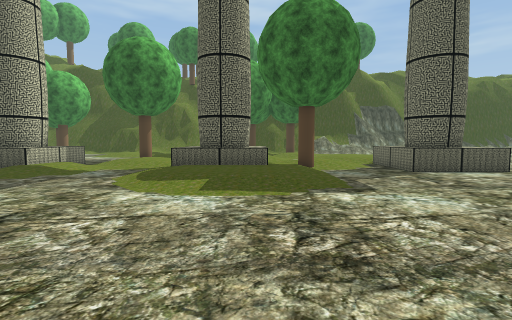
View 1 (above)

19 first-person views from a walk through a Unity game level. The camera is 1.3 m above the floor, tilts 4° down and sees 85° across. The floor is counted in squares, 1 m on a side. Each view is taken from the middle of a square. On the plan, view 1 faces up. The plan holds only what a view shows up to about 13 squares ahead; the rest is blank. The place goes on beyond the plan. Some trees and plants on the terrain are drawn as simple stand-ins.

View 2
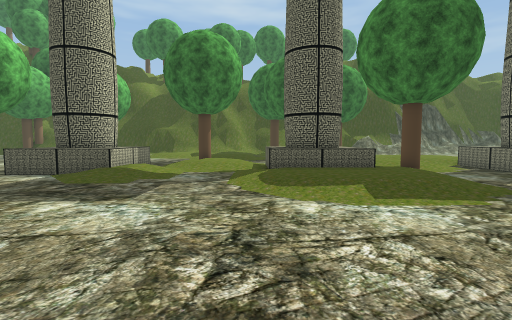

View 3
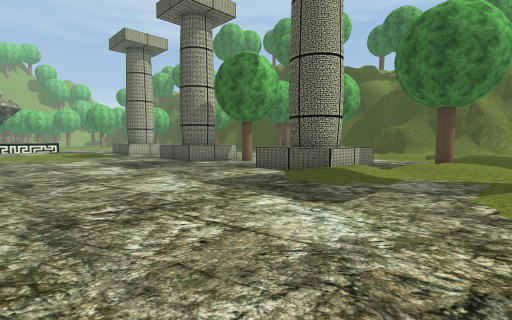

View 4
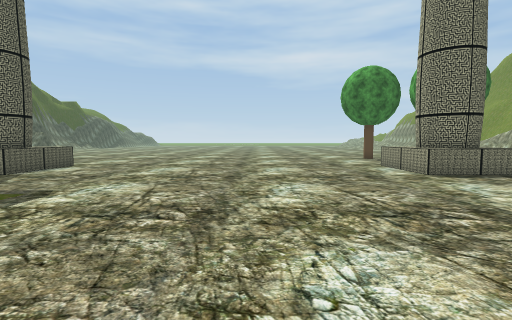

View 5
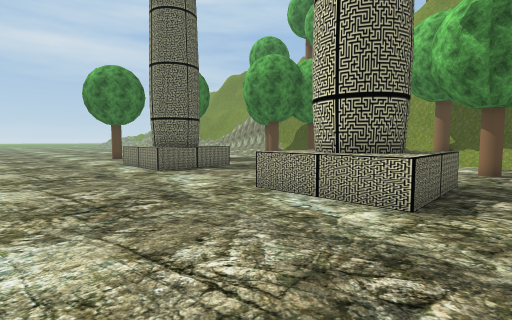

View 6
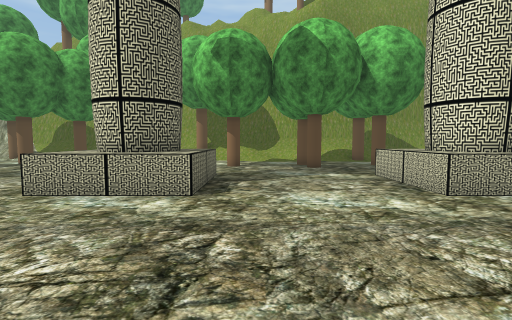

View 7
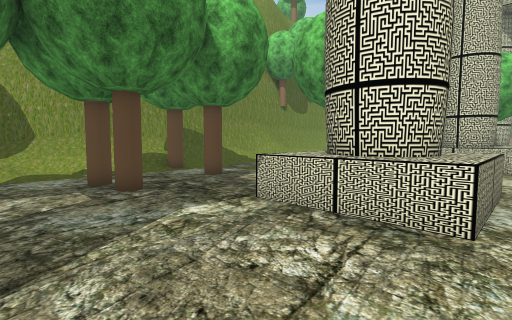

View 8
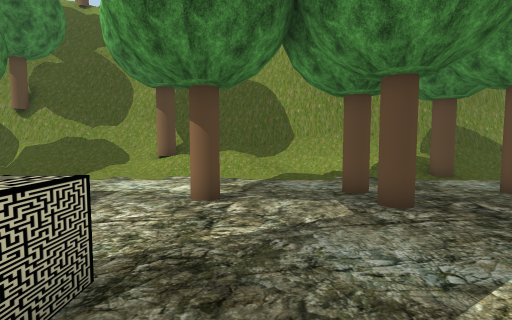

View 9
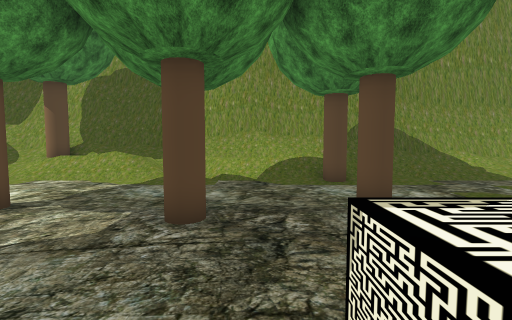

View 10
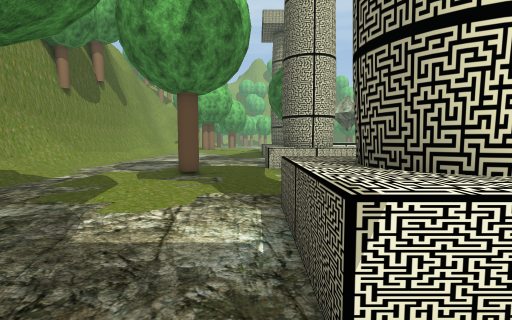

View 11
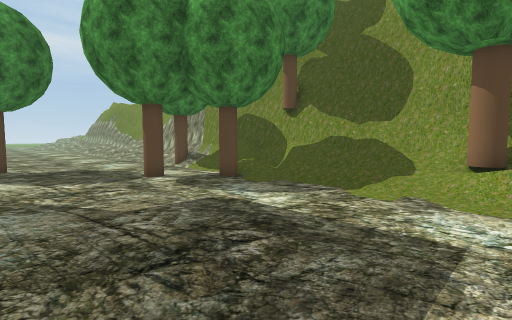

View 12
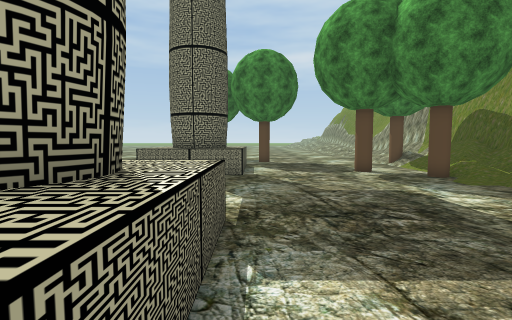

View 13
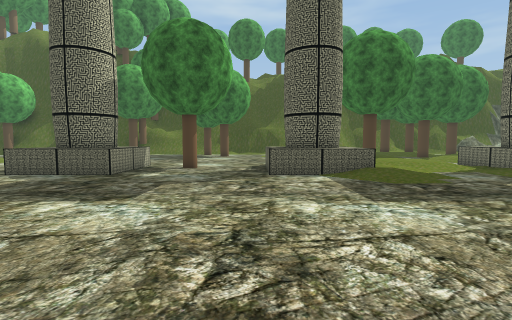

View 14
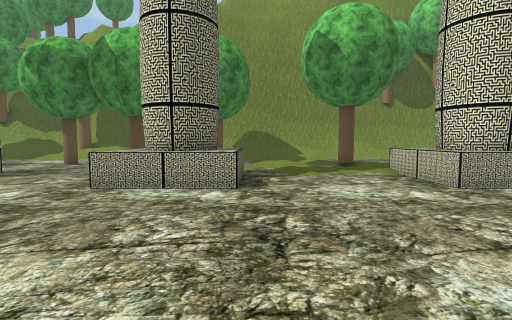

View 15
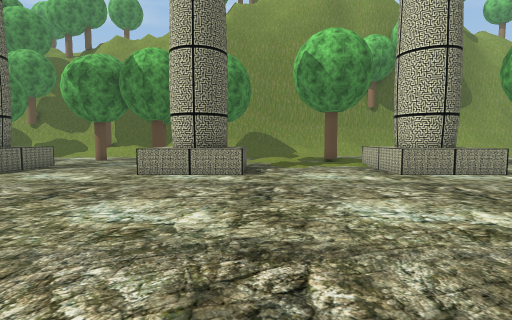

View 16
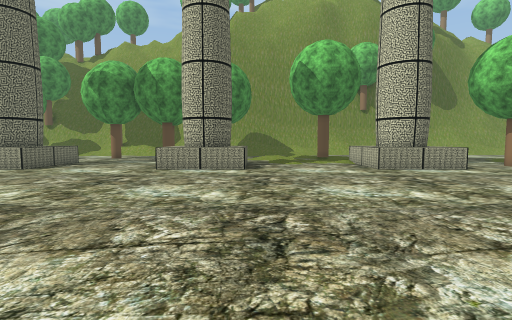

View 17
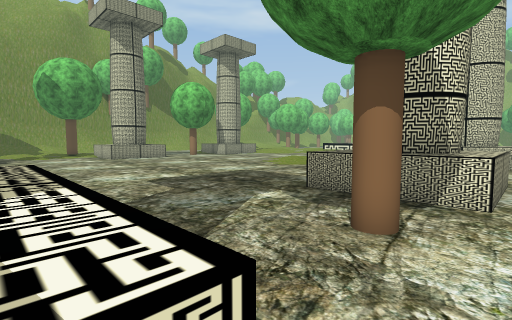

View 18
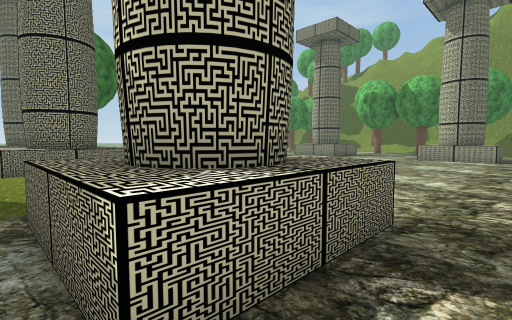

View 19
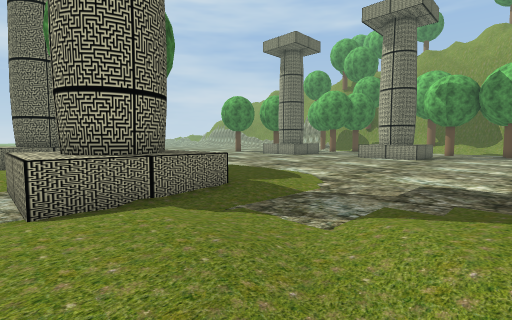

### Floor plan
Key: @ floor where view 1 was taken; # wall or solid block; . main floor; : floor 0.25 m higher than the main floor; / step, stairs or slope; = window, fence, low wall or low ledge; ^ raised ledge; T tree.
Columns run from 21 left of view 1 to 9 right of it. Each row starts with its distance up from view 1.
 16 ....... .....::::....../
 15 ^^..T...^^^^./:::.^^^^.:    ^^
 14 ^^..T...^^ ^/./:/.^^ ^   /..^^
 13 ^^......^^^^:/....^^^^  ....^^^
 12 ^^......^^^^::....^^^^:T....^^^
 11 .........../:/...:::::::.......
 10 .........../.....:::::::.......
  9 ................./:::::/.......
  8 ................../:://........
  7 ...............................
  6 ...............................
  5  ..............................
  4  ..............................
  3  ..............................
  2  ................. ............
  1 ...............................
  0 .....................@.........
 -1 ...............................
 -2 ...............................
 -3 ...............................
 -4 ...............................
 -5 ^^......^^^^......^^^^......^^^
 -6 ^^......^^^^......^^^^ .....^^
 -7 ^^......^ ^^......^^^^  ....^^
 -8 ^^...:..^^^^......^^^^......^^^
 -9  ..............................
-10  ..............................
-11  .T..........T.................
-12   TT./:......T...T.............
-13 .../../..TT..TT..............T.
-14 .../:........................T.
-15 .........T.................T...
-16 .....././TT///.//////./////T/..
-17 ../////////////////////////////
-18 ///// //==//////////T//////////
-19 #################===#====######
-20 #######  ##############=#######

Where each view was taken, in squares from view 1:
view 1: 0 up, 0 right, facing up
view 2: 1 up, 4 left, facing up
view 3: 2 up, 4 left, facing up-left
view 4: 2 up, 4 left, facing right
view 5: 1 up, 5 left, facing down-right
view 6: 2 up, 5 left, facing down
view 7: 4 down, 5 left, facing down-left
view 8: 6 down, 5 left, facing down
view 9: 7 down, 9 left, facing down
view 10: 9 down, 8 left, facing left
view 11: 9 down, 2 left, facing down-right
view 12: 9 down, 4 left, facing right
view 13: 1 up, 14 left, facing up
view 14: 3 up, 14 left, facing down
view 15: 6 up, 14 left, facing down
view 16: 8 up, 14 left, facing down
view 17: 16 up, 13 left, facing down-left
view 18: 16 up, 15 left, facing down-right
view 19: 16 up, 9 left, facing down-right
